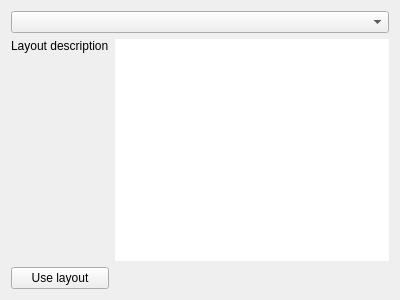
<?xml version="1.0" encoding="UTF-8"?>
<ui version="4.0">
 <class>LayoutWidget</class>
 <widget class="QWidget" name="LayoutWidget">
  <property name="geometry">
   <rect>
    <x>0</x>
    <y>0</y>
    <width>400</width>
    <height>300</height>
   </rect>
  </property>
  <property name="windowTitle">
   <string notr="true"/>
  </property>
  <layout class="QGridLayout" name="gridLayout">
   <item row="0" column="0" colspan="2">
    <widget class="QComboBox" name="layoutComboBox"/>
   </item>
   <item row="1" column="0">
    <widget class="QLabel" name="layoutDescriptionLabel">
     <property name="text">
      <string notr="true">Layout description</string>
     </property>
     <property name="alignment">
      <set>Qt::AlignLeading|Qt::AlignLeft|Qt::AlignTop</set>
     </property>
     <property name="wordWrap">
      <bool>true</bool>
     </property>
     <property name="textInteractionFlags">
      <set>Qt::LinksAccessibleByMouse|Qt::TextSelectableByMouse</set>
     </property>
    </widget>
   </item>
   <item row="1" column="1">
    <widget class="QGraphicsView" name="layoutGraphicsView">
     <property name="styleSheet">
      <string notr="true"/>
     </property>
     <property name="frameShape">
      <enum>QFrame::NoFrame</enum>
     </property>
    </widget>
   </item>
   <item row="2" column="0">
    <widget class="QPushButton" name="useLayoutPushButton">
     <property name="text">
      <string>Use layout</string>
     </property>
    </widget>
   </item>
  </layout>
 </widget>
 <resources/>
 <connections/>
</ui>
